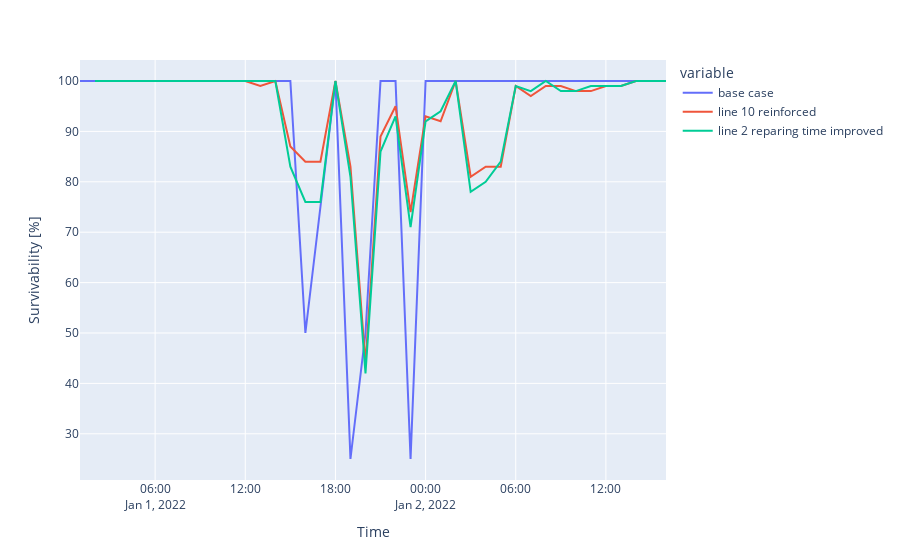

Here is the notebook cell this chart was saved with:
### Code cell
px.line(Survivability*100).update_layout(xaxis_title="Time", yaxis_title="Survivability [%]")
